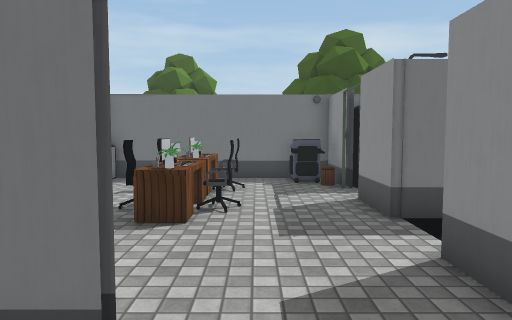
view 1 (above)

24 first-person views from a walk through a 3-D level made in the Unity game engine. The camera is 1.5 m above the floor, tilts 4° down and sees 70° across. Doors are open. The floor is counted in squares, 1 m on a side. Each view is taken from the middle of a square. On the plan, view 1 faces up. The plan holds only what a view shows up to about 16 squares ahead; the rest is blank. The place goes on beyond the plan. The player character is not drawn. Some surface patterns are stand-ins.

view 2
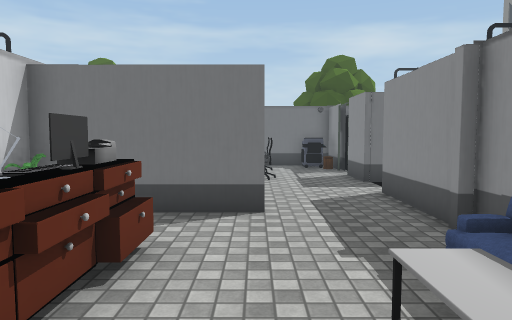

view 3
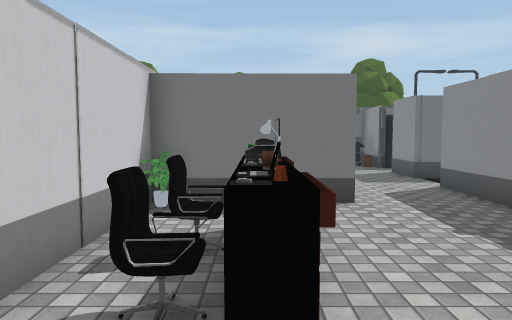

view 4
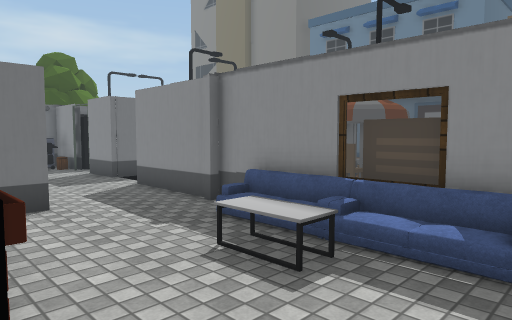

view 5
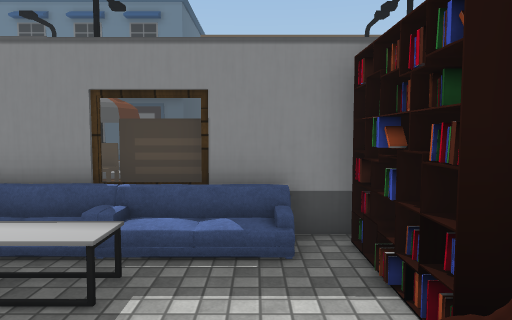

view 6
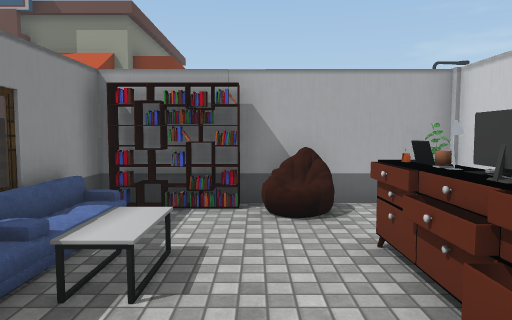

view 7
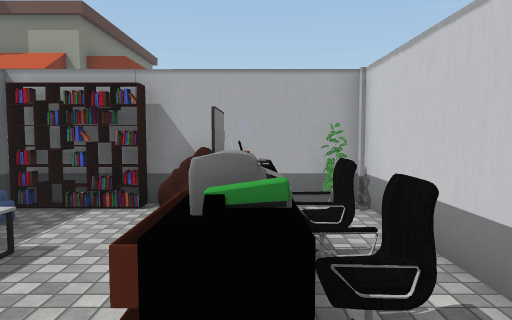

view 8
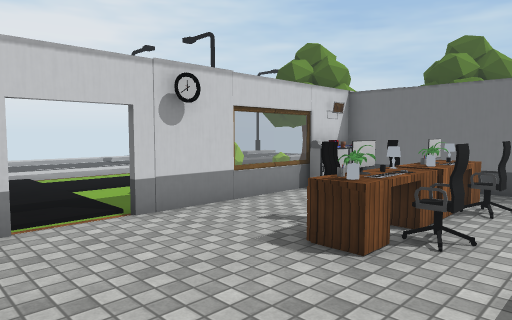

view 9
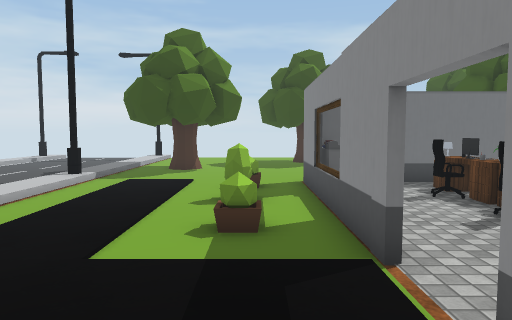

view 10
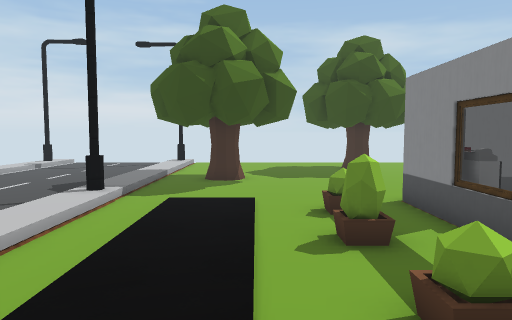

view 11
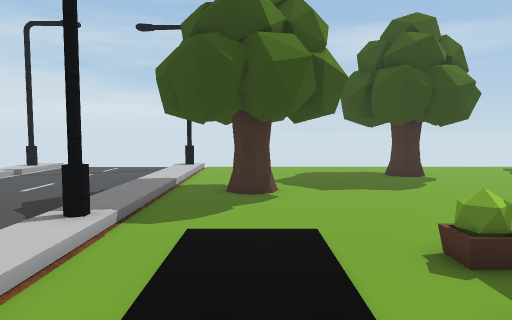

view 12
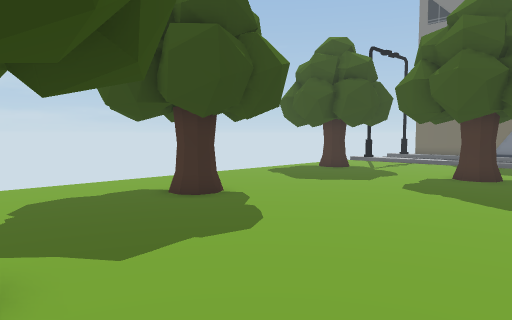

view 13
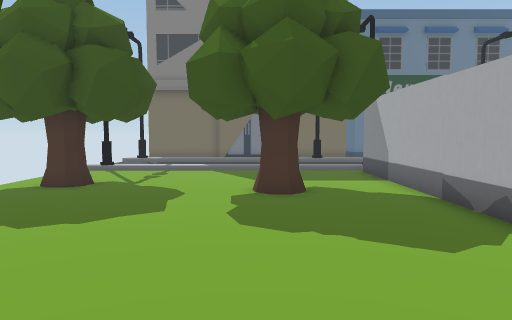

view 14
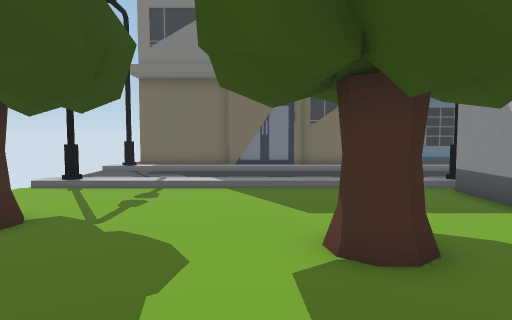

view 15
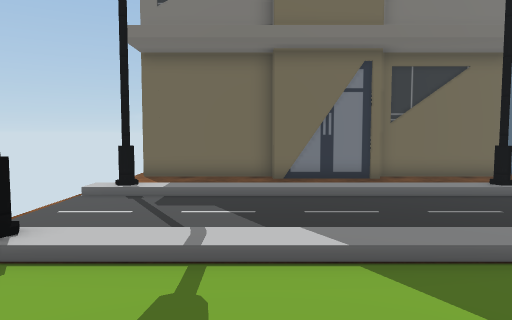

view 16
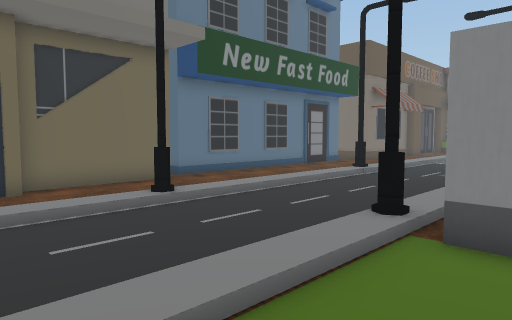

view 17
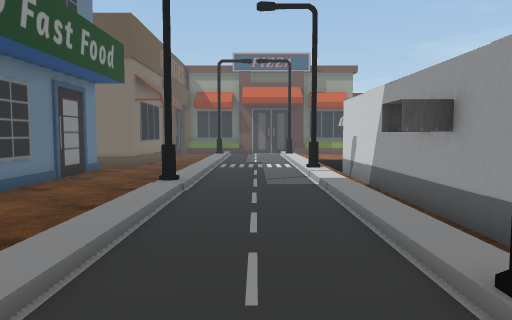

view 18
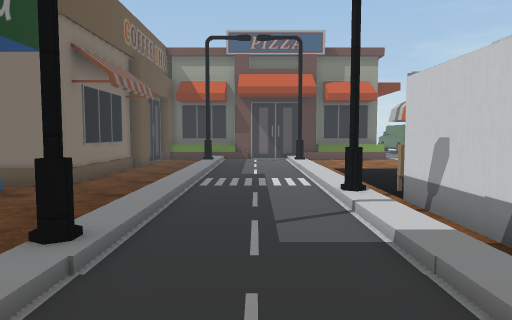

view 19
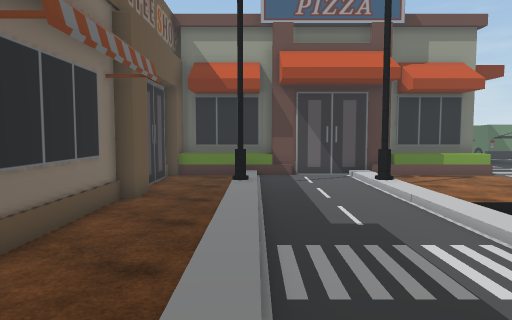

view 20
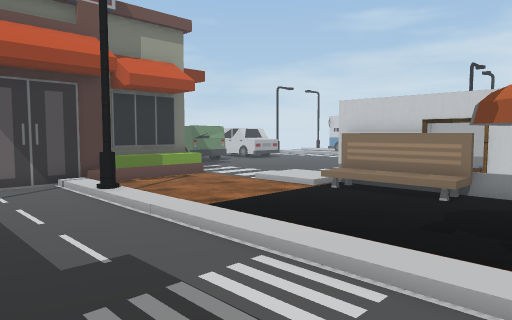

view 21
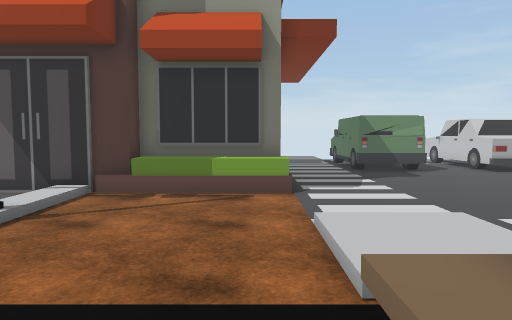

view 22
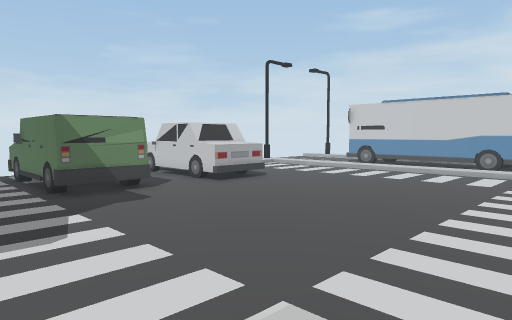

view 23
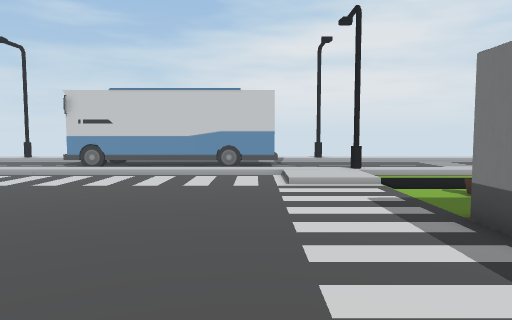

view 24
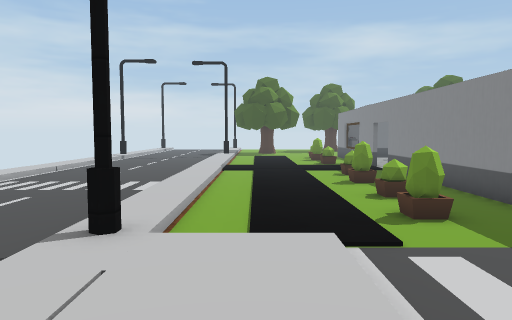

### Floor plan
Key: @ floor where view 1 was taken; # wall or solid block; x gap in a wall; . main floor; : floor 0.25 m higher than the main floor; / step, stairs or slope; D open door; = window, fence, low wall or low ledge; O other object.
Columns run from 15 left of view 1 to 20 right of it. Each row starts with its distance up from view 1.
 24        ...... ...  ... .//..... .#
 23   :.. ..............O.../O...OO .#
 22 ..:.. ..............O...//...// .#
 21 ..:.. ....OO............//...// .#
 20 ..:.. ..................//...// .#
 19 ..:.. ..................//...// .O
 18 ..:..O..................//...// .#
 17 ..:.OO.............O....//...// .#
 16 ..:...............OO....//...//..#
 15 ..:.....................//...//..#
 14 ..:.....................//...OO..#
 13 ..O.......O#######OO   #//...//..#
 12 ..:......OO......OO     xO...//..#
 11  .:.....OO O.OO...OO    //...//..#
 10   :.....O.=.OOOO.D#O   #//...//...O
  9   :....OO.=..OO..D     #//...//...O
  8   :.......=.OOO..#      O/...//...O
  7  .:.....O.#.OOO..#      ./...//...O
  6  .:.......O..OO....     //...//...O
  5   :................    #//...//...O
  4 ..:..............#     #./...OO...O
  3 ..:.......#......#     O./...//...O
  2 ..:....OO.#####..#     O./...//...O
  1 ..:...... #......O     #./...//...O
  0 ..:....O  #.O..@.#   O#O.O...//...O
 -1 ..:....OO #OOO...#   O.O./...//...O
 -2 ..:..... .##OO...O......./...//..###
 -3 ..:....O .#OO..Ox#OO...../...//..#
 -4 ..:.......#.O....#OO...../...//..#
 -5 ..:....O..#......OOO...../...//..#
 -6 ..:....O..#..O#OO#OO...../...//..#
 -7 ..O///....O#####O#OO...../...//..#
 -8  .:::/.......   .::/...../...//.##
 -9   :::/...........::/...../...//.##
-10 # :///...........///.....O...OO..#
-11 # :....................../...//..#
-12 O :....................../...//..#
-13 O :.................OOOO./...OOOO#
-14 O :.................OOOOO###OOOOO
-15 # :................OO
-16 # :................O
-17 # :................O
-18 O :................O
-19 # :...  OOOO.OOOO..O
-20   :.    OOOO. O O..O

Positions as (right, up) in squares from view 1, and headings:
1: (0, 0), facing up
2: (-1, -5), facing up
3: (-3, -6), facing up
4: (-3, -6), facing up-right
5: (-3, -5), facing right
6: (-1, 1), facing down
7: (-3, 1), facing down
8: (1, 2), facing up-left
9: (-7, 1), facing up
10: (-9, 4), facing up
11: (-10, 7), facing up
12: (-10, 13), facing up-right
13: (-6, 17), facing right
14: (-1, 18), facing right
15: (5, 20), facing right
16: (7, 18), facing down-right
17: (12, 15), facing down
18: (12, 9), facing down
19: (14, 2), facing down
20: (14, 0), facing down-left
21: (5, -4), facing down
22: (4, -8), facing down-left
23: (1, -11), facing left
24: (-11, -12), facing up
